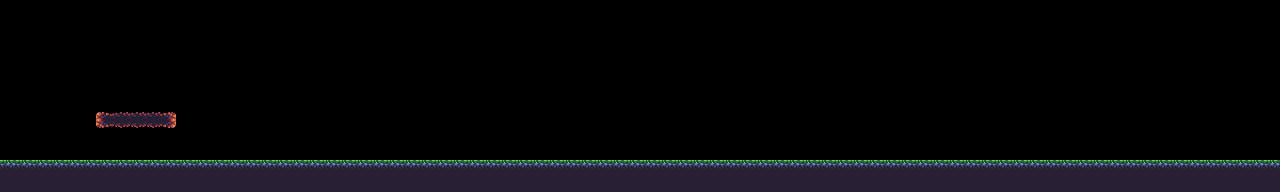

Below is a game level as drawn by its tile map, then a one-line description and the .tmx that defines it (tile-layer data replaced by summaries):
An orthogonal 80x12 tile map with 16x16 px tiles, 2 tile layers (Ground, Platforms) and 1 object (player).

<map version="1.5" tiledversion="1.7.2" orientation="orthogonal" renderorder="right-down" width="80" height="12" tilewidth="16" tileheight="16" infinite="0" nextlayerid="5" nextobjectid="4">
 <editorsettings>
  <export target="level1.json" format="json" />
 </editorsettings>
 <tileset firstgid="1" name="development_tiled_assets" tilewidth="16" tileheight="16" tilecount="136" columns="17">
  <image source="../tilesets/sheet.png" width="272" height="128" />
 </tileset>
 <layer id="1" name="Ground" width="80" height="12">
  <data>[960 cells, 160 non-empty, 2 distinct tile ids]</data>
 </layer>
 <layer id="3" name="Platforms" width="80" height="12">
  <data>[960 cells, 5 non-empty, 2 distinct tile ids]</data>
 </layer>
 <objectgroup id="4" name="Positions">
  <object id="2" name="player" x="32" y="160">
   <point />
  </object>
 </objectgroup>
</map>
